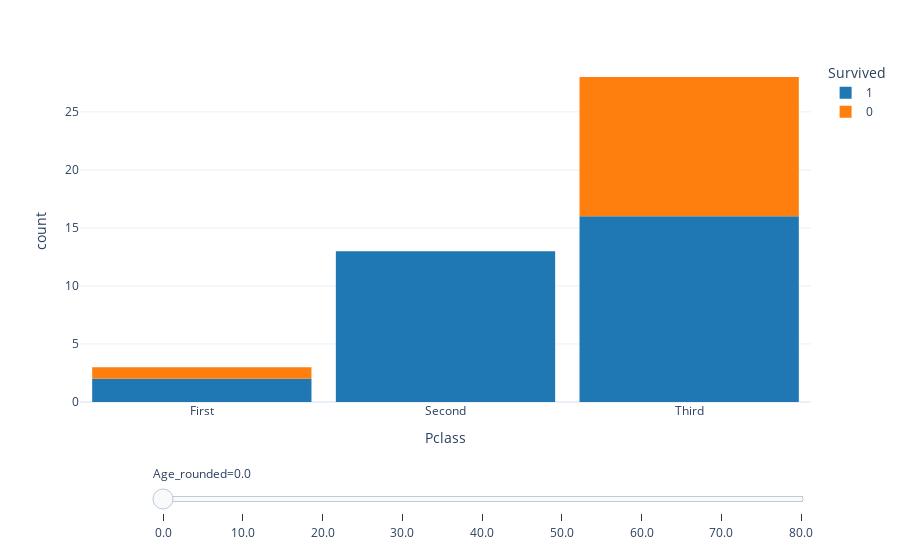

Notebook code for this chart:
### Markdown cell above
## Limitations ...

What if we want to be able to "animate" the age decade of the passengers? [Be careful](https://plotly.com/python/animations/#:~:text=Animations%20are%20designed%20to%20work%20well%20when%20each%20row%20of%20input%20is%20present%20across%20all%20animation%20frames%2C%20and%20when%20categorical%20values%20mapped%20to%20symbol%2C%20color%20and%20facet%20are%20constant%20across%20frames.%20Animations%20may%20be%20misleading%20or%20inconsistent%20if%20these%20constraints%20are%20not%20met.).

### Code cell
fig = px.histogram(df.sort_values('Age_rounded'), 
                   x='Pclass',
                   color='Survived',
                   template='plotly_white',
                   animation_frame="Age_rounded",  # this is the value to "animate"
                   # animation_group="PassengerId",  # uncomment this ...
                   color_discrete_sequence=px.colors.qualitative.D3)

fig.update_layout(
    xaxis_tickmode = 'array',
    xaxis_tickvals = [1, 2, 3],
    xaxis_ticktext = ['First', 'Second', 'Third'],
    bargap=0.1, # gap between bars of adjacent location coordinates
)

fig["layout"].pop("updatemenus") # drop animation buttons
fig.show()

### Figure 1 — Plotly figure (JSON) as saved in the notebook; plotly's stock layout.template omitted (floating-point values rounded to 4 significant figures)
{"data": [{"bingroup": "x", "hovertemplate": "Survived=1<br>Age_rounded=0.0<br>Pclass=%{x}<br>count=%{y}<extra></extra>", "legendgroup": "1", "marker": {"color": "#1F77B4", "pattern": {"shape": ""}}, "name": "1", "orientation": "v", "showlegend": true, "type": "histogram", "x": [3, 2, 2, 2, 3, 2, 2, 3, 2, 1, 3, 3, 1, 2, 3, 2, 3, 3, 2, 3, 3, 3, 3, 3, 2, 2, 3, 2, 2, 3, 3], "xaxis": "x", "yaxis": "y"}, {"bingroup": "x", "hovertemplate": "Survived=0<br>Age_rounded=0.0<br>Pclass=%{x}<br>count=%{y}<extra></extra>", "legendgroup": "0", "marker": {"color": "#FF7F0E", "pattern": {"shape": ""}}, "name": "0", "orientation": "v", "showlegend": true, "type": "histogram", "x": [3, 3, 3, 1, 3, 3, 3, 3, 3, 3, 3, 3, 3], "xaxis": "x", "yaxis": "y"}], "layout": {"bargap": 0.1, "barmode": "relative", "legend": {"title": {"text": "Survived"}, "tracegroupgap": 0}, "margin": {"t": 60}, "sliders": [{"active": 0, "currentvalue": {"prefix": "Age_rounded="}, "len": 0.9, "pad": {"b": 10, "t": 60}, "steps": [{"args": [["0.0"], {"frame": {"duration": 0, "redraw": true}, "fromcurrent": true, "mode": "immediate", "transition": {"duration": 0, "easing": "linear"}}], "label": "0.0", "method": "animate"}, {"args": [["10.0"], {"frame": {"duration": 0, "redraw": true}, "fromcurrent": true, "mode": "immediate", "transition": {"duration": 0, "easing": "linear"}}], "label": "10.0", "method": "animate"}, {"args": [["20.0"], {"frame": {"duration": 0, "redraw": true}, "fromcurrent": true, "mode": "immediate", "transition": {"duration": 0, "easing": "linear"}}], "label": "20.0", "method": "animate"}, {"args": [["30.0"], {"frame": {"duration": 0, "redraw": true}, "fromcurrent": true, "mode": "immediate", "transition": {"duration": 0, "easing": "linear"}}], "label": "30.0", "method": "animate"}, {"args": [["40.0"], {"frame": {"duration": 0, "redraw": true}, "fromcurrent": true, "mode": "immediate", "transition": {"duration": 0, "easing": "linear"}}], "label": "40.0", "method": "animate"}, {"args": [["50.0"], {"frame": {"duration": 0, "redraw": true}, "fromcurrent": true, "mode": "immediate", "transition": {"duration": 0, "easing": "linear"}}], "label": "50.0", "method": "animate"}, {"args": [["60.0"], {"frame": {"duration": 0, "redraw": true}, "fromcurrent": true, "mode": "immediate", "transition": {"duration": 0, "easing": "linear"}}], "label": "60.0", "method": "animate"}, {"args": [["70.0"], {"frame": {"duration": 0, "redraw": true}, "fromcurrent": true, "mode": "immediate", "transition": {"duration": 0, "easing": "linear"}}], "label": "70.0", "method": "animate"}, {"args": [["80.0"], {"frame": {"duration": 0, "redraw": true}, "fromcurrent": true, "mode": "immediate", "transition": {"duration": 0, "easing": "linear"}}], "label": "80.0", "method": "animate"}], "x": 0.1, "xanchor": "left", "y": 0, "yanchor": "top"}], "xaxis": {"anchor": "y", "domain": [0, 1], "tickmode": "array", "ticktext": ["First", "Second", "Third"], "tickvals": [1, 2, 3], "title": {"text": "Pclass"}}, "yaxis": {"anchor": "x", "domain": [0, 1], "title": {"text": "count"}}}}
